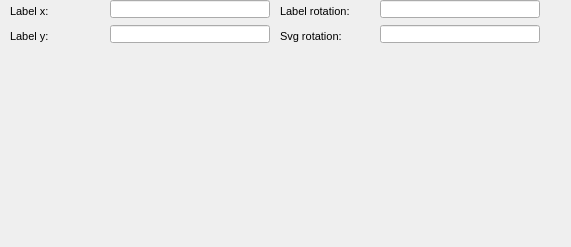
      <widget class="QWidget" name="page_20">
       <property name="geometry">
        <rect>
         <x>0</x>
         <y>0</y>
         <width>571</width>
         <height>247</height>
        </rect>
       </property>
       <attribute name="label">
        <string>Feature graphic design</string>
       </attribute>
       <widget class="QLabel" name="label_label_rotation">
        <property name="geometry">
         <rect>
          <x>280</x>
          <y>0</y>
          <width>90</width>
          <height>22</height>
         </rect>
        </property>
        <property name="font">
         <font>
          <pointsize>8</pointsize>
         </font>
        </property>
        <property name="frameShape">
         <enum>QFrame::NoFrame</enum>
        </property>
        <property name="frameShadow">
         <enum>QFrame::Plain</enum>
        </property>
        <property name="text">
         <string>Label rotation:</string>
        </property>
        <property name="textFormat">
         <enum>Qt::AutoText</enum>
        </property>
        <property name="scaledContents">
         <bool>false</bool>
        </property>
        <property name="alignment">
         <set>Qt::AlignLeading|Qt::AlignLeft|Qt::AlignVCenter</set>
        </property>
        <property name="margin">
         <number>3</number>
        </property>
       </widget>
       <widget class="QLineEdit" name="label_y">
        <property name="geometry">
         <rect>
          <x>110</x>
          <y>25</y>
          <width>160</width>
          <height>18</height>
         </rect>
        </property>
        <property name="text">
         <string/>
        </property>
       </widget>
       <widget class="QLineEdit" name="label_x">
        <property name="geometry">
         <rect>
          <x>110</x>
          <y>0</y>
          <width>160</width>
          <height>18</height>
         </rect>
        </property>
        <property name="text">
         <string/>
        </property>
       </widget>
       <widget class="QLabel" name="label_label_x">
        <property name="geometry">
         <rect>
          <x>10</x>
          <y>0</y>
          <width>90</width>
          <height>22</height>
         </rect>
        </property>
        <property name="font">
         <font>
          <pointsize>8</pointsize>
         </font>
        </property>
        <property name="frameShape">
         <enum>QFrame::NoFrame</enum>
        </property>
        <property name="frameShadow">
         <enum>QFrame::Plain</enum>
        </property>
        <property name="text">
         <string>Label x:</string>
        </property>
        <property name="textFormat">
         <enum>Qt::AutoText</enum>
        </property>
        <property name="scaledContents">
         <bool>false</bool>
        </property>
        <property name="alignment">
         <set>Qt::AlignLeading|Qt::AlignLeft|Qt::AlignVCenter</set>
        </property>
        <property name="margin">
         <number>3</number>
        </property>
       </widget>
       <widget class="QLabel" name="label_label_y">
        <property name="geometry">
         <rect>
          <x>10</x>
          <y>25</y>
          <width>90</width>
          <height>22</height>
         </rect>
        </property>
        <property name="font">
         <font>
          <pointsize>8</pointsize>
         </font>
        </property>
        <property name="frameShape">
         <enum>QFrame::NoFrame</enum>
        </property>
        <property name="frameShadow">
         <enum>QFrame::Plain</enum>
        </property>
        <property name="text">
         <string>Label y:</string>
        </property>
        <property name="textFormat">
         <enum>Qt::AutoText</enum>
        </property>
        <property name="scaledContents">
         <bool>false</bool>
        </property>
        <property name="alignment">
         <set>Qt::AlignLeading|Qt::AlignLeft|Qt::AlignVCenter</set>
        </property>
        <property name="margin">
         <number>3</number>
        </property>
       </widget>
       <widget class="QLineEdit" name="rotation">
        <property name="geometry">
         <rect>
          <x>380</x>
          <y>25</y>
          <width>160</width>
          <height>18</height>
         </rect>
        </property>
        <property name="text">
         <string/>
        </property>
       </widget>
       <widget class="QLabel" name="label_svg_rotation">
        <property name="geometry">
         <rect>
          <x>280</x>
          <y>25</y>
          <width>90</width>
          <height>22</height>
         </rect>
        </property>
        <property name="font">
         <font>
          <pointsize>8</pointsize>
         </font>
        </property>
        <property name="frameShape">
         <enum>QFrame::NoFrame</enum>
        </property>
        <property name="frameShadow">
         <enum>QFrame::Plain</enum>
        </property>
        <property name="text">
         <string>Svg rotation:</string>
        </property>
        <property name="textFormat">
         <enum>Qt::AutoText</enum>
        </property>
        <property name="scaledContents">
         <bool>false</bool>
        </property>
        <property name="alignment">
         <set>Qt::AlignLeading|Qt::AlignLeft|Qt::AlignVCenter</set>
        </property>
        <property name="margin">
         <number>3</number>
        </property>
       </widget>
       <widget class="QLineEdit" name="label_rotation">
        <property name="geometry">
         <rect>
          <x>380</x>
          <y>0</y>
          <width>160</width>
          <height>18</height>
         </rect>
        </property>
        <property name="text">
         <string/>
        </property>
       </widget>
      </widget>
